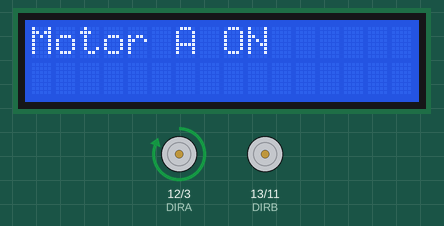
Recording of a sketch running on a simulated Arduino Uno, built with avr-gcc and run on an emulated ATmega328P. Parts: 16×2 character LCD, direction and speed pins drawn as motors (green arrow = direction pin HIGH = forward, orange = LOW = backward, longer = more drive).

Above: at 0.2 s.
At 10.2 s:
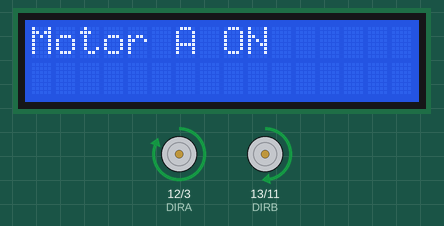
At 19.3 s:
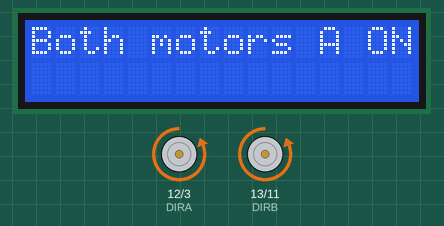
At 38.5 s:
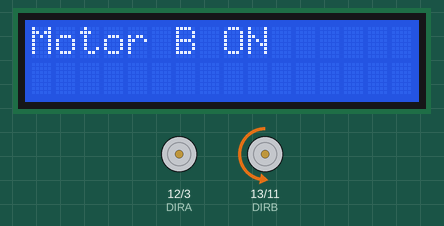
Timing chart, 0 to 40.0 s (numbered marks = the images above):
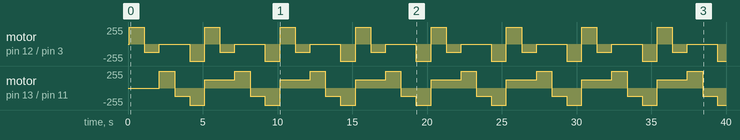

Measured:
- by itself, motor on pin 12 (DIRA) / pin 3 (PWMA): repeats every 5.0 s: backward 127/255 1.0 s, stopped 2.0 s, backward 255/255 1.0 s, forward 255/255 1.0 s
- by itself, motor on pin 13 (DIRB) / pin 11 (PWMB): repeats every 5.0 s: backward 127/255 1.0 s, backward 255/255 1.0 s, forward 127/255 2.0 s, forward 255/255 1.0 s
- what the display in image 1 shows lasts 2.0 s, from 10.2 s to 12.2 s
- what the display in image 2 shows lasts 1.0 s, from 19.3 s to 20.3 s

The sketch:

huerto.ino
```cpp
#include <Wire.h>
#include <LiquidCrystal_I2C.h>

// Clockwise and counter-clockwise definitions.
// Depending on how you wired your motors, you may need to swap.
#define CW  0
#define CCW 1

// Motor definitions to make life easier:
#define MOTOR_A 0
#define MOTOR_B 1

LiquidCrystal_I2C lcd (0x27, 16, 2);

const byte PWMA = 3;  // PWM control (speed) for motor A
const byte PWMB = 11; // PWM control (speed) for motor B
const byte DIRA = 12; // Direction control for motor A
const byte DIRB = 13; // Direction control for motor B


void setup(){
  Wire.begin();
  lcd.begin(16, 2);
  setupArdumoto(); // Set all pins as outputs


  lcd.clear();

  lcd.backlight();
  lcd.setCursor(0, 0);
  lcd.print("Hello, world!");
  lcd.setCursor(0, 1);
  lcd.print("Tech Krowd");
  //lcd.noBacklight();
}

void loop(){

// Drive motor A (and only motor A) at various speeds, then stop.
  driveArdumoto(MOTOR_A, CCW, 255); // Set motor A to CCW at max
  lcd.clear();
  lcd.setCursor(0, 0);
  lcd.print("Motor A ON");
  delay(1000);  // Motor A will spin as set for 1 second
  driveArdumoto(MOTOR_A, CW, 127);  // Set motor A to CW at half
  delay(1000);  // Motor A will keep trucking for 1 second
  stopArdumoto(MOTOR_A);  // STOP motor A

  // Drive motor B (and only motor B) at various speeds, then stop.
  driveArdumoto(MOTOR_B, CCW, 255); // Set motor B to CCW at max
  lcd.clear();
  lcd.setCursor(0, 0);
  lcd.print("Motor B ON");
  delay(1000);  // Motor B will spin as set for 1 second
  driveArdumoto(MOTOR_B, CW, 127);  // Set motor B to CW at half
  delay(1000);  // Motor B will keep trucking for 1 second
  stopArdumoto(MOTOR_B);  // STOP motor B

  // Now spin both!
  driveArdumoto(MOTOR_A, CW, 255);  // Motor A at max speed.
  driveArdumoto(MOTOR_B, CW, 255);  // Motor B at max speed.
  lcd.clear();
  lcd.setCursor(0, 0);
  lcd.print("Both motors A ON");
  delay(1000);  // Drive forward for a second
  // Now go backwards at half that speed:
  driveArdumoto(MOTOR_A, CCW, 127);  // Motor A at max speed.
  driveArdumoto(MOTOR_B, CCW, 127);  // Motor B at max speed.
}


// driveArdumoto drives 'motor' in 'dir' direction at 'spd' speed
void driveArdumoto(byte motor, byte dir, byte spd)
{
  if (motor == MOTOR_A)
  {
    digitalWrite(DIRA, dir);
    analogWrite(PWMA, spd);
  }
  else if (motor == MOTOR_B)
  {
    digitalWrite(DIRB, dir);
    analogWrite(PWMB, spd);
  }
}

// stopArdumoto makes a motor stop
void stopArdumoto(byte motor)
{
  driveArdumoto(motor, 0, 0);
}

// setupArdumoto initialize all pins
void setupArdumoto()
{
  // All pins should be setup as outputs:
  pinMode(PWMA, OUTPUT);
  pinMode(PWMB, OUTPUT);
  pinMode(DIRA, OUTPUT);
  pinMode(DIRB, OUTPUT);

  // Initialize all pins as low:
  digitalWrite(PWMA, LOW);
  digitalWrite(PWMB, LOW);
  digitalWrite(DIRA, LOW);
  digitalWrite(DIRB, LOW);
}
```
